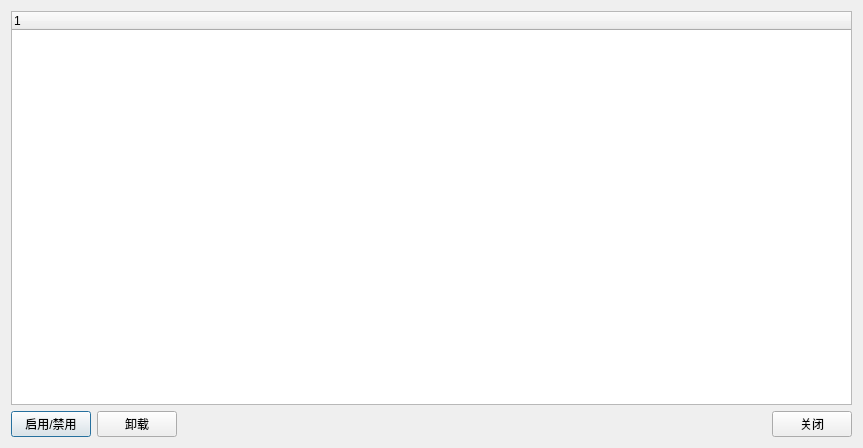
<?xml version="1.0" encoding="UTF-8"?>
<ui version="4.0">
 <class>Dialog</class>
 <widget class="QDialog" name="Dialog">
  <property name="geometry">
   <rect>
    <x>0</x>
    <y>0</y>
    <width>863</width>
    <height>448</height>
   </rect>
  </property>
  <property name="windowTitle">
   <string>扩展管理</string>
  </property>
  <layout class="QVBoxLayout" name="verticalLayout">
   <item>
    <widget class="QTreeWidget" name="extlist">
     <column>
      <property name="text">
       <string notr="true">1</string>
      </property>
     </column>
    </widget>
   </item>
   <item>
    <layout class="QHBoxLayout" name="horizontalLayout" stretch="0,0,1,0">
     <item>
      <widget class="QPushButton" name="btnenable">
       <property name="text">
        <string>启用/禁用</string>
       </property>
      </widget>
     </item>
     <item>
      <widget class="QPushButton" name="btnuninst">
       <property name="text">
        <string>卸载</string>
       </property>
      </widget>
     </item>
     <item>
      <widget class="QWidget" name="widget" native="true"/>
     </item>
     <item>
      <widget class="QPushButton" name="btnclose">
       <property name="text">
        <string>关闭</string>
       </property>
      </widget>
     </item>
    </layout>
   </item>
  </layout>
 </widget>
 <resources/>
 <connections/>
</ui>
